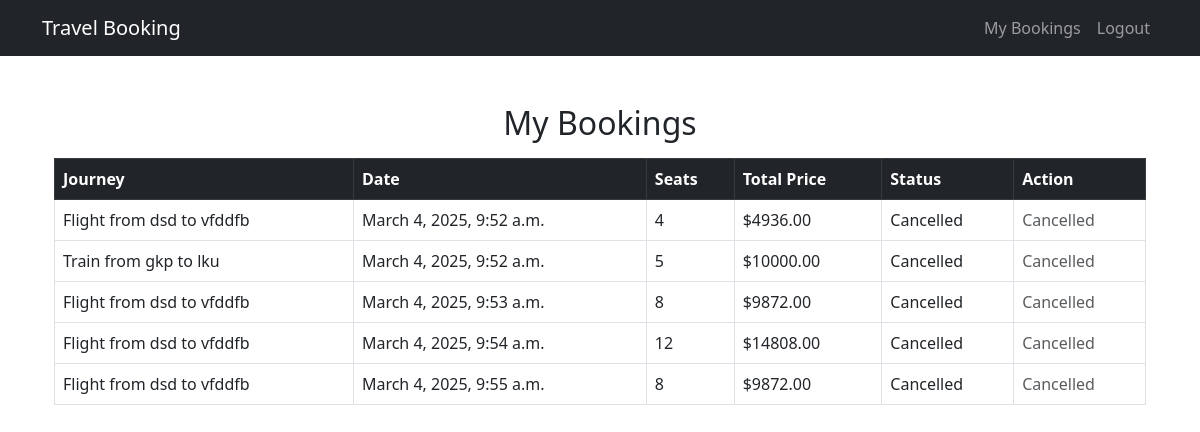
Page /api/my-bookings/ (signed in) on the committed database.
### admin_user/models.py (models this page shows, shortened)
class Booking(models.Model):
    STATUS_CHOICES = [
        ('Confirmed', 'Confirmed'),
        ('Cancelled', 'Cancelled')
    ]
    booking_id = models.AutoField(primary_key=True)
    user = models.ForeignKey(User, on_delete=models.CASCADE)
    travel_option = models.ForeignKey(TravelOption, on_delete=models.CASCADE)
    num_seats = models.PositiveIntegerField()
    total_price = models.DecimalField(max_digits=10, decimal_places=2)
    booking_date = models.DateTimeField(auto_now_add=True)
    status = models.CharField(max_length=10, choices=STATUS_CHOICES, default='Confirmed')

class TravelOption(models.Model):
    TRAVEL_TYPES = [
        ('Flight', 'Flight'),
        ('Train', 'Train'),
        ('Bus', 'Bus')
    ]
    travel_id = models.AutoField(primary_key=True)
    travel_type = models.CharField(max_length=10, choices=TRAVEL_TYPES)
    source = models.CharField(max_length=100)
    destination = models.CharField(max_length=100)
    date_time = models.DateTimeField()
    price = models.DecimalField(max_digits=10, decimal_places=2)
    available_seats = models.PositiveIntegerField()

### api/views.py (the view)
# urls.py: path('my-bookings/', views.my_bookings, name='my_bookings'),
@login_required
def my_bookings(request):
    bookings = Booking.objects.filter(user=request.user)
    return render(request, 'my_bookings.html', {'bookings': bookings})

### api/templates/my_bookings.html
{% extends 'base.html' %}
{% block content %}
<div class="container mt-5">
    <h2 class="text-center">My Bookings</h2>
    {% if bookings %}
    <table class="table table-bordered mt-3">
        <thead class="table-dark">
            <tr>
                <th>Journey</th>
                <th>Date</th>
                <th>Seats</th>
                <th>Total Price</th>
                <th>Status</th>
                <th>Action</th>
            </tr>
        </thead>
        <tbody>
            {% for booking in bookings %}
            <tr>
                <td>{{ booking.travel_option.travel_type }} from {{ booking.travel_option.source }} to {{ booking.travel_option.destination }}</td>
                <td>{{ booking.booking_date }}</td>
                <td>{{ booking.num_seats }}</td>
                <td>${{ booking.total_price }}</td>
                <td>{{ booking.status }}</td>
                <td>
                    {% if booking.status == "Confirmed" %}
                        <a href="{% url 'cancel_booking' booking.booking_id %}" class="btn btn-danger btn-sm"
                           onclick="return confirm('Are you sure you want to cancel this booking?');">Cancel</a>
                    {% else %}
                        <span class="text-muted">Cancelled</span>
                    {% endif %}
                </td>
            </tr>
            {% endfor %}
        </tbody>
    </table>
    {% else %}
    <p class="text-center">No bookings found.</p>
    {% endif %}
</div>
{% endblock %}

### api/templates/base.html (shortened to what this page needs)
<!DOCTYPE html>
<html lang="en">
<head>
    <link rel="stylesheet" href="https://cdn.jsdelivr.net/npm/bootstrap@5.3.0/dist/css/bootstrap.min.css">
</head>
<body>
    <nav class="navbar navbar-expand-lg navbar-dark bg-dark">
        <div class="container">
            <a class="navbar-brand" href="{% url 'home' %}">Travel Booking</a>
            <div class="collapse navbar-collapse" id="navbarNav">
                <ul class="navbar-nav ms-auto">
                    {% if user.is_authenticated %}
                        <li class="nav-item">
                            <a class="nav-link" href="{% url 'my_bookings' %}">My Bookings</a>
                        </li>
                        <li class="nav-item">
                            <a class="nav-link" href="{% url 'logout' %}">Logout</a>
                        </li>
                    {% endif %}
                </ul>
            </div>
        </div>
    </nav>
    <div class="container mt-4">
        {% block content %}{% endblock %}
    </div>

### rows in the picture
Booking: travel_option.travel_type "Flight", travel_option.source "dsd", travel_option.destination "vfddfb", booking_date "March 4, 2025, 9:52 a.m.", num_seats "4", total_price "4936.00", status "Cancelled"
Booking: travel_option.travel_type "Train", travel_option.source "gkp", travel_option.destination "lku", booking_date "March 4, 2025, 9:52 a.m.", num_seats "5", total_price "10000.00", status "Cancelled"
Booking: travel_option.travel_type "Flight", travel_option.source "dsd", travel_option.destination "vfddfb", booking_date "March 4, 2025, 9:53 a.m.", num_seats "8", total_price "9872.00", status "Cancelled"
Booking: travel_option.travel_type "Flight", travel_option.source "dsd", travel_option.destination "vfddfb", booking_date "March 4, 2025, 9:54 a.m.", num_seats "12", total_price "14808.00", status "Cancelled"
Booking: travel_option.travel_type "Flight", travel_option.source "dsd", travel_option.destination "vfddfb", booking_date "March 4, 2025, 9:55 a.m.", num_seats "8", total_price "9872.00", status "Cancelled"
